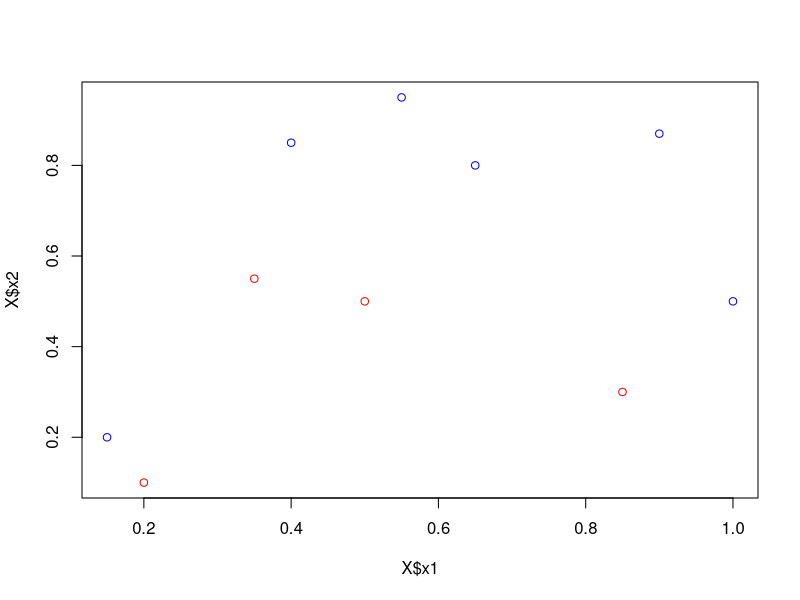

Reproduce this figure in R. (Note: this script raises an error after producing the figure.)
X <- data.frame( x1 = c(0.4,.55,.65,.9,1,.35,.5,.15,0.2,.85),
                 x2 = c(0.85,.95,.8,.87,.5,.55,.5,.2,.1,.3) )
y_tar <- c(1,1,1,1,1,0,0,1,0,0)

plot( X$x1, X$x2, col = ifelse( y_tar == 0, "red", "blue" ) )
plot(Regresja$Wytrzymalosc, Regresja$Wiek, col = ifelse( y_tar == 0, "red", "blue" ))

# Zdefiniujmy λ i jako decyzję (θ T x i + θ 0 ), wtedy:
Decyzja <- function( X, theta, theta0 ){
  X %*% t( theta ) + theta0
}

# Jeśli (y i λ i ) > 1, to klasyfikator prawidłowo przewiduje znak
Margines <- function( X, y, theta, theta0 ){
  y * Decyzja( X, theta, theta0 )
}

# L = n X kθ 2 k + C max(0, 1 − y i (θ T x i + θ 0 ))
Koszt <- function( margines, theta, C ){
  ( 1/ 2 ) * theta %*% t(theta) + C * sum( pmax( 0, 1 - margines ) ) # apply( tabela, 1, max )
}

trainSVM <- function( X, y, C = 1, lr = 0.001, maxiter = 500 ){
  n <- nrow( X )
  p <- ncol( X )
  theta <- matrix( runif( p ), nrow = 1 ) 
  theta0 <- 0
  koszt <- double( maxiter )
  for( i in 1:maxiter ){
    margines <- Margines( X, y, theta, theta0 )
    koszt[i] <- Koszt( margines, theta, C )
    indxMiss <- which( margines < 1 )
    d_theta <- theta - C * y[ indxMiss ] %*% X[ indxMiss, ]
    d_theta0 <- - C * sum( y[ indxMiss ] )
    theta <- theta - lr * d_theta
    theta0 <- theta0 - lr * d_theta0
  }
  SuppVector_Niepoprawnie <- which( Margines( X, y, theta, theta0 ) <= 1 )
  return( list( Theta = theta, Theta0 = theta0, SupVecNiepop = SuppVector_Niepoprawnie ) )
}

predSVM <- function( X, theta, theta0 ){
  sign( Decyzja( X, theta, theta0 ) )
}

y_tar2 <- ifelse( y_tar == 0, -1, y_tar )
model1 <- trainSVM( as.matrix( X ), y_tar2, C = 100, lr = 0.001, maxiter = 500 )

plot( X$x1, X$x2, col = ifelse( y_tar == 0, "red", "blue" ) )
x1x2 <- seq( 0, 1, by = 0.1 )
decyzja <- outer( x1x2, x1x2, function( x1, x2 ){ Decyzja( cbind(x1,x2), model1$Theta, model1$Theta0 ) } )
contour( x1x2, x1x2, decyzja, add = T, lwd = 2, levels = c(-1,0,1), col = c("red","blue","red"), lty = c(2,1,2) )
points( X$x1[model1$SupVecNiepop], X$x2[model1$SupVecNiepop], lwd = 3, 
        col = ifelse( y_tar2[model1$SupVecNiepop] == -1, "red", "blue" ) )

library( e1071 )
model2 <- svm( y = factor(y_tar2), x = X, kernel = "linear" )

table( tar = y_tar2, pred = predSVM( as.matrix( X ), model1$Theta, model1$Theta0 ) )
table( tar = y_tar2, pred = predict( model2, X ) )

iris_ <- iris[ iris$Species != "setosa", ]
X <- iris_[,3:4]
y_tar2 <- ifelse( iris_$Species == "versicolor", -1, 1 )

model3 <- trainSVM( as.matrix( X ), y_tar2, C = 20, lr = 0.001, maxiter = 5000 )
table( tar = y_tar2, pred = predSVM( as.matrix( X ), model3$Theta, model3$Theta0 ) )

plot( X$Petal.Length, X$Petal.Width, col = ifelse( y_tar2 == -1, "red", "blue" ) )
x1x2 <- seq( 1, 7, by = 0.1 )
decyzja <- outer( x1x2, x1x2, function( x1, x2 ){ Decyzja( cbind(x1,x2), model3$Theta, model3$Theta0 ) } )
contour( x1x2, x1x2, decyzja, add = T, lwd = 2, levels = c(-1,0,1), col = c("red","blue","red"), lty = c(2,1,2) )
points( X$Petal.Length[model3$SupVecNiepop], X$Petal.Width[model3$SupVecNiepop], lwd = 3, 
        col = ifelse( y_tar2[model3$SupVecNiepop] == -1, "red", "blue" ) )